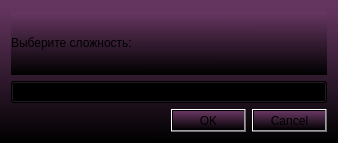
<?xml version="1.0" encoding="UTF-8"?>
<ui version="4.0">
 <class>Dialog</class>
 <widget class="QDialog" name="Dialog">
  <property name="geometry">
   <rect>
    <x>0</x>
    <y>0</y>
    <width>338</width>
    <height>143</height>
   </rect>
  </property>
  <property name="windowTitle">
   <string>Dialog</string>
  </property>
  <property name="styleSheet">
   <string notr="true">background-color: qlineargradient(spread:pad, x1:0.515778, y1:0.049, x2:0.513, y2:1, stop:0 rgba(100, 53, 95, 255), stop:1 rgba(0, 0, 0, 255))</string>
  </property>
  <layout class="QVBoxLayout" name="verticalLayout">
   <item>
    <widget class="QLabel" name="label">
     <property name="font">
      <font>
       <italic>false</italic>
       <bold>false</bold>
       <underline>false</underline>
      </font>
     </property>
     <property name="text">
      <string>Выберите сложность:</string>
     </property>
    </widget>
   </item>
   <item>
    <widget class="QComboBox" name="comboBox">
     <property name="font">
      <font>
       <bold>false</bold>
      </font>
     </property>
     <item>
      <property name="text">
       <string>Легкий</string>
      </property>
     </item>
     <item>
      <property name="text">
       <string>Средний</string>
      </property>
     </item>
     <item>
      <property name="text">
       <string>Сложный</string>
      </property>
     </item>
    </widget>
   </item>
   <item>
    <widget class="QDialogButtonBox" name="buttonBox">
     <property name="standardButtons">
      <set>QDialogButtonBox::StandardButton::Cancel|QDialogButtonBox::StandardButton::Ok</set>
     </property>
    </widget>
   </item>
  </layout>
 </widget>
 <resources/>
 <connections/>
</ui>
